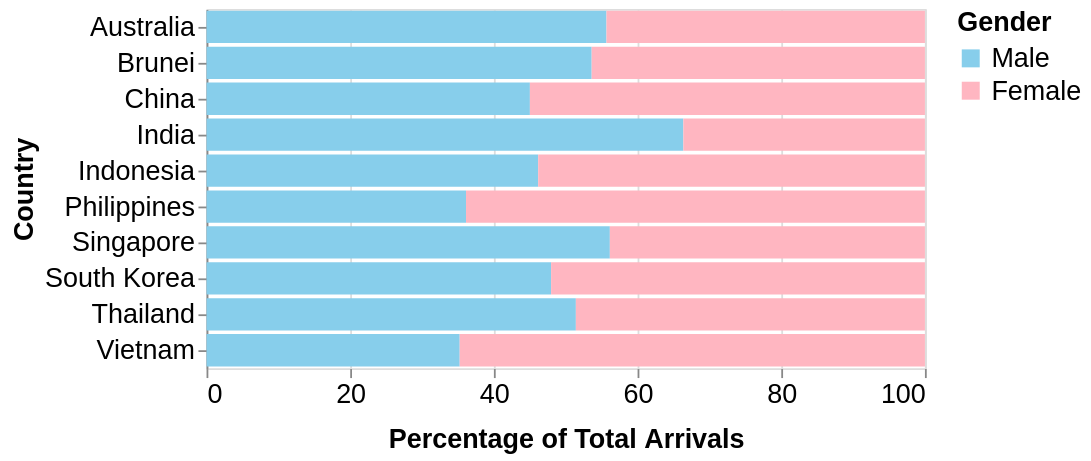

This figure's Vega-Lite source:
### Vega-Lite specification from a JSON file in a GitHub repository (floating-point values rounded to 4 significant figures)
{"$schema": "https://vega.github.io/schema/vega-lite/v5.json", "data": {"values": [{"country": "Singapore", "gender": "Male", "percentage": 56.14}, {"country": "Singapore", "gender": "Female", "percentage": 43.86}, {"country": "Brunei", "gender": "Male", "percentage": 53.61}, {"country": "Brunei", "gender": "Female", "percentage": 46.39}, {"country": "Australia", "gender": "Male", "percentage": 55.67}, {"country": "Australia", "gender": "Female", "percentage": 44.33}, {"country": "China", "gender": "Male", "percentage": 45.01}, {"country": "China", "gender": "Female", "percentage": 54.99}, {"country": "India", "gender": "Male", "percentage": 66.37}, {"country": "India", "gender": "Female", "percentage": 33.63}, {"country": "Indonesia", "gender": "Male", "percentage": 46.16}, {"country": "Indonesia", "gender": "Female", "percentage": 53.84}, {"country": "Philippines", "gender": "Male", "percentage": 36.12}, {"country": "Philippines", "gender": "Female", "percentage": 63.88}, {"country": "South Korea", "gender": "Male", "percentage": 47.96}, {"country": "South Korea", "gender": "Female", "percentage": 52.04}, {"country": "Thailand", "gender": "Male", "percentage": 51.41}, {"country": "Thailand", "gender": "Female", "percentage": 48.59}, {"country": "Vietnam", "gender": "Male", "percentage": 35.24}, {"country": "Vietnam", "gender": "Female", "percentage": 64.76}]}, "selection": {"GenderSelection": {"type": "single", "fields": ["gender"], "bind": {"input": "select", "options": [null, "Male", "Female"], "labels": ["Both", "Male", "Female"], "name": "Select Gender"}, "empty": "all"}}, "transform": [{"filter": {"or": [{"field": "gender", "equal": {"selection": "GenderSelection"}}, {"selection": "GenderSelection", "empty": "all"}]}}], "mark": "bar", "encoding": {"x": {"field": "percentage", "type": "quantitative", "axis": {"title": "Percentage of Total Arrivals", "titlePadding": 10, "titleFontSize": 15, "labelFontSize": 15, "format": ".0f", "grid": true, "labelAngle": 0, "tickCount": 6, "domain": false}, "scale": {"domain": [0, 100]}}, "y": {"field": "country", "type": "nominal", "axis": {"title": "Country", "labelAngle": 0, "titleFontSize": 15, "labelFontSize": 15}}, "color": {"field": "gender", "type": "nominal", "scale": {"domain": ["Male", "Female"], "range": ["#87CEEB", "#FFB6C1"]}, "legend": {"title": "Gender", "orient": "right", "titleFontSize": 15, "labelFontSize": 15, "labelPadding": 10}}, "tooltip": [{"field": "country", "type": "nominal", "title": "Country"}, {"field": "gender", "type": "nominal", "title": "Gender"}, {"field": "percentage", "type": "quantitative", "title": "Percentage of Arrivals", "format": ".1f"}]}, "width": 400, "height": 200}
